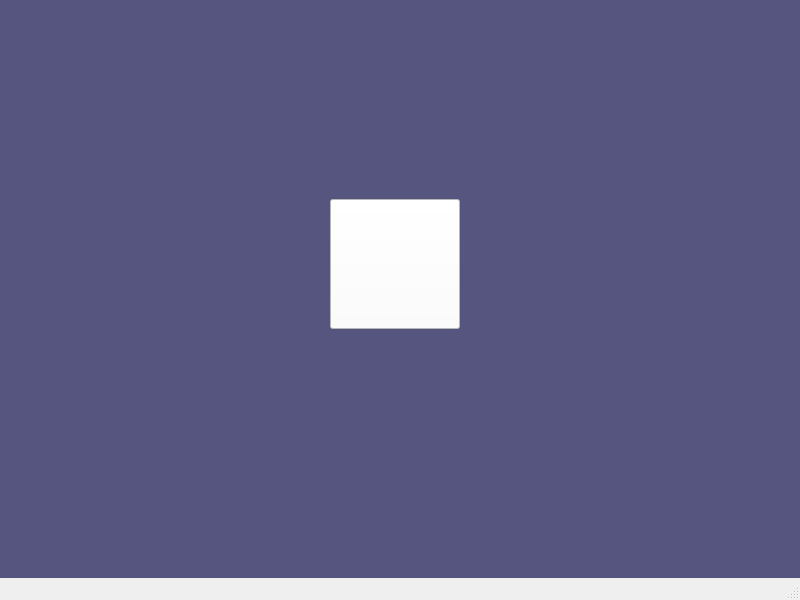
<?xml version="1.0" encoding="UTF-8"?>
<ui version="4.0">
 <class>MainWindow</class>
 <widget class="QMainWindow" name="MainWindow">
  <property name="geometry">
   <rect>
    <x>0</x>
    <y>0</y>
    <width>800</width>
    <height>600</height>
   </rect>
  </property>
  <property name="windowTitle">
   <string>MainWindow</string>
  </property>
  <widget class="QWidget" name="centralwidget">
   <widget class="QStackedWidget" name="stackedWidget">
    <property name="geometry">
     <rect>
      <x>0</x>
      <y>-1</y>
      <width>800</width>
      <height>611</height>
     </rect>
    </property>
    <property name="styleSheet">
     <string notr="true">background-color: rgb(255, 255, 255);</string>
    </property>
    <property name="currentIndex">
     <number>0</number>
    </property>
    <widget class="QWidget" name="Tahmeed">
     <widget class="QPushButton" name="startButton">
      <property name="geometry">
       <rect>
        <x>330</x>
        <y>200</y>
        <width>130</width>
        <height>130</height>
       </rect>
      </property>
      <property name="styleSheet">
       <string notr="true"/>
      </property>
      <property name="text">
       <string/>
      </property>
      <property name="icon">
       <iconset resource="Resource.qrc">
        <normaloff>:/img/dictionary-high-resolution-logo-black-transparent.png</normaloff>:/img/dictionary-high-resolution-logo-black-transparent.png</iconset>
      </property>
      <property name="iconSize">
       <size>
        <width>210</width>
        <height>260</height>
       </size>
      </property>
     </widget>
     <widget class="QLabel" name="label_2">
      <property name="geometry">
       <rect>
        <x>0</x>
        <y>0</y>
        <width>800</width>
        <height>600</height>
       </rect>
      </property>
      <property name="styleSheet">
       <string notr="true">background-color: rgb(85, 85, 127);</string>
      </property>
      <property name="text">
       <string/>
      </property>
      <property name="pixmap">
       <pixmap>../../Downloads/page1_back.jpg</pixmap>
      </property>
     </widget>
     <zorder>label_2</zorder>
     <zorder>startButton</zorder>
    </widget>
    <widget class="QWidget" name="Home">
     <property name="styleSheet">
      <string notr="true">background-color: rgb(85, 170, 127);</string>
     </property>
     <widget class="QPushButton" name="Choice2">
      <property name="geometry">
       <rect>
        <x>330</x>
        <y>250</y>
        <width>140</width>
        <height>40</height>
       </rect>
      </property>
      <property name="styleSheet">
       <string notr="true">background-color: rgb(167, 255, 255);
background-color: rgb(255, 255, 255);
color: rgb(0, 0, 0);</string>
      </property>
      <property name="text">
       <string>Add</string>
      </property>
     </widget>
     <widget class="QPushButton" name="Choice1">
      <property name="geometry">
       <rect>
        <x>330</x>
        <y>199</y>
        <width>140</width>
        <height>40</height>
       </rect>
      </property>
      <property name="styleSheet">
       <string notr="true">color: rgb(0, 0, 0);
background-color: rgb(255, 255, 255);</string>
      </property>
      <property name="text">
       <string>Search</string>
      </property>
     </widget>
     <widget class="QLabel" name="label">
      <property name="geometry">
       <rect>
        <x>0</x>
        <y>0</y>
        <width>800</width>
        <height>600</height>
       </rect>
      </property>
      <property name="text">
       <string/>
      </property>
      <property name="pixmap">
       <pixmap resource="Resource.qrc">:/img/bakground.jpg</pixmap>
      </property>
     </widget>
     <zorder>label</zorder>
     <zorder>Choice2</zorder>
     <zorder>Choice1</zorder>
    </widget>
    <widget class="QWidget" name="SearchPage">
     <property name="styleSheet">
      <string notr="true">background-color: rgb(85, 0, 0);</string>
     </property>
     <widget class="QLineEdit" name="search_in">
      <property name="geometry">
       <rect>
        <x>210</x>
        <y>220</y>
        <width>341</width>
        <height>51</height>
       </rect>
      </property>
      <property name="styleSheet">
       <string notr="true">background-color: rgb(255, 255, 255);
color: rgb(0, 0, 0);
padding-left: 10px;</string>
      </property>
      <property name="text">
       <string/>
      </property>
      <property name="placeholderText">
       <string>Type a word</string>
      </property>
     </widget>
     <widget class="QPushButton" name="searchButton">
      <property name="geometry">
       <rect>
        <x>330</x>
        <y>290</y>
        <width>101</width>
        <height>31</height>
       </rect>
      </property>
      <property name="styleSheet">
       <string notr="true">background-color: rgb(255, 255, 255);
color: rgb(0, 0, 0);</string>
      </property>
      <property name="text">
       <string>Look it up</string>
      </property>
     </widget>
     <widget class="QLabel" name="label_3">
      <property name="geometry">
       <rect>
        <x>0</x>
        <y>0</y>
        <width>800</width>
        <height>600</height>
       </rect>
      </property>
      <property name="styleSheet">
       <string notr="true">background-color: rgb(136, 194, 163);
background-color: rgb(120, 154, 141);</string>
      </property>
      <property name="text">
       <string/>
      </property>
      <property name="pixmap">
       <pixmap resource="Resource.qrc">:/img/bakground.jpg</pixmap>
      </property>
     </widget>
     <widget class="QPushButton" name="pushButton">
      <property name="geometry">
       <rect>
        <x>340</x>
        <y>440</y>
        <width>80</width>
        <height>90</height>
       </rect>
      </property>
      <property name="styleSheet">
       <string notr="true">background-color: rgb(26, 0, 77);
background-color: rgb(255, 255, 255);</string>
      </property>
      <property name="text">
       <string/>
      </property>
      <property name="icon">
       <iconset resource="Resource.qrc">
        <normaloff>:/img/dictionary-high-resolution-logo-black-transparent.png</normaloff>:/img/dictionary-high-resolution-logo-black-transparent.png</iconset>
      </property>
      <property name="iconSize">
       <size>
        <width>150</width>
        <height>90</height>
       </size>
      </property>
     </widget>
     <zorder>label_3</zorder>
     <zorder>search_in</zorder>
     <zorder>searchButton</zorder>
     <zorder>pushButton</zorder>
    </widget>
    <widget class="QWidget" name="AddPage">
     <property name="styleSheet">
      <string notr="true">background-color: rgb(0, 85, 0);</string>
     </property>
     <widget class="QLineEdit" name="word_in">
      <property name="geometry">
       <rect>
        <x>100</x>
        <y>40</y>
        <width>170</width>
        <height>40</height>
       </rect>
      </property>
      <property name="styleSheet">
       <string notr="true">background-color: rgb(255, 255, 255);
color: rgb(0, 0, 0);
color: rgb(0, 0, 0);
padding-left: 10px;</string>
      </property>
      <property name="placeholderText">
       <string>Word</string>
      </property>
     </widget>
     <widget class="QLineEdit" name="pro_in">
      <property name="geometry">
       <rect>
        <x>310</x>
        <y>40</y>
        <width>170</width>
        <height>40</height>
       </rect>
      </property>
      <property name="styleSheet">
       <string notr="true">background-color: rgb(255, 255, 255);
color: rgb(0, 0, 0);
padding-left: 10px;</string>
      </property>
      <property name="placeholderText">
       <string>Pronounciation</string>
      </property>
     </widget>
     <widget class="QLineEdit" name="pos_in">
      <property name="geometry">
       <rect>
        <x>520</x>
        <y>40</y>
        <width>170</width>
        <height>40</height>
       </rect>
      </property>
      <property name="styleSheet">
       <string notr="true">background-color: rgb(255, 255, 255);
color: rgb(0, 0, 0);
padding-left: 10px;</string>
      </property>
      <property name="placeholderText">
       <string>Parts of Speech</string>
      </property>
     </widget>
     <widget class="QLineEdit" name="mean_in">
      <property name="geometry">
       <rect>
        <x>100</x>
        <y>100</y>
        <width>591</width>
        <height>40</height>
       </rect>
      </property>
      <property name="styleSheet">
       <string notr="true">background-color: rgb(255, 255, 255);
color: rgb(0, 0, 0);
padding-left: 10px;</string>
      </property>
      <property name="placeholderText">
       <string>Meaning</string>
      </property>
     </widget>
     <widget class="QLineEdit" name="syn_in">
      <property name="geometry">
       <rect>
        <x>100</x>
        <y>160</y>
        <width>591</width>
        <height>40</height>
       </rect>
      </property>
      <property name="styleSheet">
       <string notr="true">color: rgb(0, 0, 0);
background-color: rgb(255, 255, 255);
padding-left: 10px;</string>
      </property>
      <property name="placeholderText">
       <string>Similar Words</string>
      </property>
     </widget>
     <widget class="QLineEdit" name="anto_in">
      <property name="geometry">
       <rect>
        <x>100</x>
        <y>220</y>
        <width>591</width>
        <height>40</height>
       </rect>
      </property>
      <property name="styleSheet">
       <string notr="true">background-color: rgb(255, 255, 255);
color: rgb(0, 0, 0);
padding-left: 10px;</string>
      </property>
      <property name="placeholderText">
       <string>Opposite Words</string>
      </property>
     </widget>
     <widget class="QLineEdit" name="ex_in">
      <property name="geometry">
       <rect>
        <x>100</x>
        <y>280</y>
        <width>591</width>
        <height>40</height>
       </rect>
      </property>
      <property name="styleSheet">
       <string notr="true">background-color: rgb(255, 255, 255);
color: rgb(0, 0, 0);
padding-left: 10px;</string>
      </property>
      <property name="placeholderText">
       <string>Example</string>
      </property>
     </widget>
     <widget class="QPushButton" name="AddButton">
      <property name="geometry">
       <rect>
        <x>340</x>
        <y>370</y>
        <width>80</width>
        <height>25</height>
       </rect>
      </property>
      <property name="styleSheet">
       <string notr="true">background-color: rgb(42, 127, 127);</string>
      </property>
      <property name="text">
       <string>Add</string>
      </property>
     </widget>
     <widget class="QLabel" name="label_4">
      <property name="geometry">
       <rect>
        <x>0</x>
        <y>0</y>
        <width>800</width>
        <height>600</height>
       </rect>
      </property>
      <property name="styleSheet">
       <string notr="true">background-color: rgb(0, 0, 0);</string>
      </property>
      <property name="text">
       <string/>
      </property>
      <property name="pixmap">
       <pixmap resource="Resource.qrc">:/img/bakground.jpg</pixmap>
      </property>
      <property name="scaledContents">
       <bool>true</bool>
      </property>
     </widget>
     <widget class="QPushButton" name="pushButton_2">
      <property name="geometry">
       <rect>
        <x>340</x>
        <y>440</y>
        <width>80</width>
        <height>90</height>
       </rect>
      </property>
      <property name="styleSheet">
       <string notr="true">background-color: rgb(85, 170, 255);
background-color: rgb(255, 255, 255);</string>
      </property>
      <property name="text">
       <string/>
      </property>
      <property name="icon">
       <iconset resource="Resource.qrc">
        <normaloff>:/img/dictionary-high-resolution-logo-black-transparent.png</normaloff>:/img/dictionary-high-resolution-logo-black-transparent.png</iconset>
      </property>
      <property name="iconSize">
       <size>
        <width>150</width>
        <height>90</height>
       </size>
      </property>
     </widget>
     <zorder>label_4</zorder>
     <zorder>word_in</zorder>
     <zorder>pro_in</zorder>
     <zorder>pos_in</zorder>
     <zorder>mean_in</zorder>
     <zorder>syn_in</zorder>
     <zorder>anto_in</zorder>
     <zorder>ex_in</zorder>
     <zorder>AddButton</zorder>
     <zorder>pushButton_2</zorder>
    </widget>
    <widget class="QWidget" name="ResultPage">
     <widget class="QLabel" name="show_word">
      <property name="geometry">
       <rect>
        <x>280</x>
        <y>10</y>
        <width>231</width>
        <height>40</height>
       </rect>
      </property>
      <property name="font">
       <font>
        <family>Verdana</family>
        <pointsize>12</pointsize>
        <italic>true</italic>
       </font>
      </property>
      <property name="styleSheet">
       <string notr="true">padding-left: 10px;</string>
      </property>
      <property name="text">
       <string>Word</string>
      </property>
      <property name="alignment">
       <set>Qt::AlignCenter</set>
      </property>
      <property name="wordWrap">
       <bool>true</bool>
      </property>
     </widget>
     <widget class="QLabel" name="show_pro">
      <property name="geometry">
       <rect>
        <x>530</x>
        <y>50</y>
        <width>240</width>
        <height>40</height>
       </rect>
      </property>
      <property name="font">
       <font>
        <family>Calibri</family>
        <pointsize>10</pointsize>
        <italic>true</italic>
       </font>
      </property>
      <property name="styleSheet">
       <string notr="true">background-color: rgb(182, 80, 129);
padding-left: 10px;</string>
      </property>
      <property name="text">
       <string>Pronounciation</string>
      </property>
      <property name="wordWrap">
       <bool>true</bool>
      </property>
     </widget>
     <widget class="QLabel" name="show_pos">
      <property name="geometry">
       <rect>
        <x>20</x>
        <y>50</y>
        <width>240</width>
        <height>40</height>
       </rect>
      </property>
      <property name="font">
       <font>
        <family>Calibri</family>
        <pointsize>10</pointsize>
        <weight>75</weight>
        <bold>true</bold>
       </font>
      </property>
      <property name="styleSheet">
       <string notr="true">background-color: rgb(182, 80, 129);
padding-left: 10px;</string>
      </property>
      <property name="text">
       <string>Parts of Speech</string>
      </property>
      <property name="wordWrap">
       <bool>true</bool>
      </property>
     </widget>
     <widget class="QLabel" name="show_meaning">
      <property name="geometry">
       <rect>
        <x>20</x>
        <y>110</y>
        <width>750</width>
        <height>50</height>
       </rect>
      </property>
      <property name="font">
       <font>
        <family>Calibri</family>
        <pointsize>10</pointsize>
        <weight>75</weight>
        <bold>true</bold>
       </font>
      </property>
      <property name="styleSheet">
       <string notr="true">background-color: rgb(178, 172, 136);
background-color: rgb(215, 255, 178);
padding-left: 10px;</string>
      </property>
      <property name="text">
       <string>Meaning</string>
      </property>
      <property name="wordWrap">
       <bool>true</bool>
      </property>
     </widget>
     <widget class="QLabel" name="show_syn">
      <property name="geometry">
       <rect>
        <x>20</x>
        <y>200</y>
        <width>750</width>
        <height>50</height>
       </rect>
      </property>
      <property name="font">
       <font>
        <family>Calibri</family>
        <pointsize>10</pointsize>
        <weight>75</weight>
        <bold>true</bold>
       </font>
      </property>
      <property name="styleSheet">
       <string notr="true">background-color: rgb(85, 170, 255);
padding-left: 10px;</string>
      </property>
      <property name="text">
       <string>Synonym</string>
      </property>
      <property name="wordWrap">
       <bool>true</bool>
      </property>
     </widget>
     <widget class="QLabel" name="show_anto">
      <property name="geometry">
       <rect>
        <x>20</x>
        <y>290</y>
        <width>750</width>
        <height>50</height>
       </rect>
      </property>
      <property name="font">
       <font>
        <family>Calibri</family>
        <pointsize>10</pointsize>
        <weight>75</weight>
        <bold>true</bold>
       </font>
      </property>
      <property name="styleSheet">
       <string notr="true">background-color: rgb(170, 255, 255);
padding-left: 10px;</string>
      </property>
      <property name="text">
       <string>Antomyn</string>
      </property>
      <property name="wordWrap">
       <bool>true</bool>
      </property>
     </widget>
     <widget class="QLabel" name="show_ex">
      <property name="geometry">
       <rect>
        <x>20</x>
        <y>380</y>
        <width>750</width>
        <height>50</height>
       </rect>
      </property>
      <property name="font">
       <font>
        <family>Calibri</family>
        <pointsize>10</pointsize>
        <weight>75</weight>
        <bold>true</bold>
       </font>
      </property>
      <property name="styleSheet">
       <string notr="true">background-color: rgb(255, 248, 165);
padding-left: 10px;</string>
      </property>
      <property name="text">
       <string>Example</string>
      </property>
      <property name="wordWrap">
       <bool>true</bool>
      </property>
     </widget>
     <widget class="QLabel" name="label_5">
      <property name="geometry">
       <rect>
        <x>0</x>
        <y>0</y>
        <width>800</width>
        <height>600</height>
       </rect>
      </property>
      <property name="text">
       <string/>
      </property>
      <property name="pixmap">
       <pixmap resource="Resource.qrc">:/img/bakground.jpg</pixmap>
      </property>
     </widget>
     <widget class="QLabel" name="label_6">
      <property name="geometry">
       <rect>
        <x>20</x>
        <y>160</y>
        <width>221</width>
        <height>41</height>
       </rect>
      </property>
      <property name="font">
       <font>
        <family>Calibri Light</family>
        <pointsize>14</pointsize>
        <weight>50</weight>
        <bold>false</bold>
       </font>
      </property>
      <property name="styleSheet">
       <string notr="true">background-color : transparent; color : white;</string>
      </property>
      <property name="text">
       <string>Synonym</string>
      </property>
     </widget>
     <widget class="QLabel" name="label_7">
      <property name="geometry">
       <rect>
        <x>20</x>
        <y>240</y>
        <width>221</width>
        <height>51</height>
       </rect>
      </property>
      <property name="font">
       <font>
        <family>Calibri Light</family>
        <pointsize>14</pointsize>
       </font>
      </property>
      <property name="styleSheet">
       <string notr="true">background-color : transparent; color : white;</string>
      </property>
      <property name="text">
       <string>Antonym</string>
      </property>
     </widget>
     <widget class="QLabel" name="label_8">
      <property name="geometry">
       <rect>
        <x>20</x>
        <y>340</y>
        <width>221</width>
        <height>41</height>
       </rect>
      </property>
      <property name="font">
       <font>
        <family>Calibri Light</family>
        <pointsize>14</pointsize>
        <weight>50</weight>
        <bold>false</bold>
       </font>
      </property>
      <property name="styleSheet">
       <string notr="true">background-color : transparent; color : white;</string>
      </property>
      <property name="text">
       <string>Example</string>
      </property>
     </widget>
     <widget class="QPushButton" name="pushButton_3">
      <property name="geometry">
       <rect>
        <x>340</x>
        <y>440</y>
        <width>80</width>
        <height>90</height>
       </rect>
      </property>
      <property name="styleSheet">
       <string notr="true">background-color: rgb(85, 170, 255);</string>
      </property>
      <property name="text">
       <string/>
      </property>
      <property name="icon">
       <iconset resource="Resource.qrc">
        <normaloff>:/img/dictionary-high-resolution-logo-black-transparent.png</normaloff>:/img/dictionary-high-resolution-logo-black-transparent.png</iconset>
      </property>
      <property name="iconSize">
       <size>
        <width>150</width>
        <height>90</height>
       </size>
      </property>
     </widget>
     <zorder>label_5</zorder>
     <zorder>show_word</zorder>
     <zorder>show_pro</zorder>
     <zorder>show_pos</zorder>
     <zorder>show_meaning</zorder>
     <zorder>show_syn</zorder>
     <zorder>show_anto</zorder>
     <zorder>show_ex</zorder>
     <zorder>label_6</zorder>
     <zorder>label_7</zorder>
     <zorder>label_8</zorder>
     <zorder>pushButton_3</zorder>
    </widget>
   </widget>
  </widget>
  <widget class="QMenuBar" name="menubar">
   <property name="geometry">
    <rect>
     <x>0</x>
     <y>0</y>
     <width>800</width>
     <height>26</height>
    </rect>
   </property>
  </widget>
  <widget class="QStatusBar" name="statusbar"/>
 </widget>
 <resources>
  <include location="Resource.qrc"/>
 </resources>
 <connections/>
</ui>
